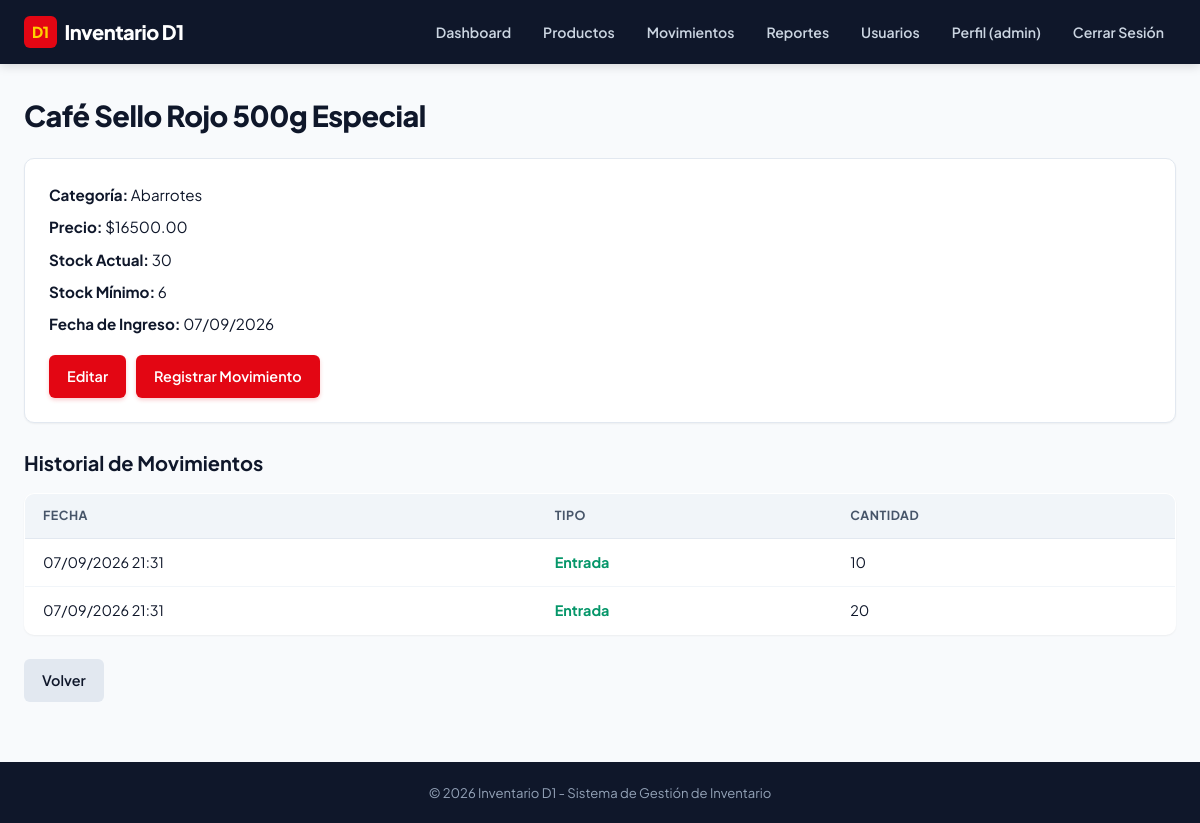
The app's page /productos/15 (signed in) with its own data.
### app/models.py (models this page shows, shortened)
class Producto(db.Model):
    __tablename__ = 'producto'
    id = db.Column(db.Integer, primary_key=True)
    nombre = db.Column(db.String(150), nullable=False)
    categoria = db.Column(db.String(100), nullable=True)
    precio = db.Column(db.Float, nullable=False)
    cantidad_stock = db.Column(db.Integer, default=0, nullable=False)
    stock_minimo = db.Column(db.Integer, default=5, nullable=False)
    fecha_ingreso = db.Column(db.DateTime, default=datetime.utcnow)
    movimientos = db.relationship('Movimiento', backref='producto', lazy=True, cascade='all, delete-orphan')

class Movimiento(db.Model):
    __tablename__ = 'movimiento'
    id = db.Column(db.Integer, primary_key=True)
    producto_id = db.Column(db.Integer, db.ForeignKey('producto.id'), nullable=False)
    tipo = db.Column(db.String(20), nullable=False)  # 'entrada' o 'salida'
    cantidad = db.Column(db.Integer, nullable=False)
    fecha = db.Column(db.DateTime, default=datetime.utcnow)

### app/routes.py (the view)
@main.route('/productos/<int:id>')
@login_required
def detalle_producto(id):
    producto = db.session.get(Producto, id)
    if not producto:
        flash('Producto no encontrado.', 'error')
        return redirect(url_for('main.listar_productos'))
    movimientos = Movimiento.query.filter_by(
        producto_id=id
    ).order_by(Movimiento.fecha.desc()).all()
    return render_template('producto_detalle.html',
                           producto=producto,
                           movimientos=movimientos)

### app/routes.py (called while the page is built)
def login_required(f):
    @wraps(f)
    def decorated_function(*args, **kwargs):
        if 'usuario_id' not in session:
            flash('Debes iniciar sesión para acceder a esta página.', 'warning')
            return redirect(url_for('main.login', next=request.path))
        return f(*args, **kwargs)
    return decorated_function

@main.before_app_request
def cargar_usuario_actual():
    g.usuario = None
    if 'usuario_id' in session:
        g.usuario = db.session.get(Usuario, session['usuario_id'])
        if g.usuario is None:
            session.clear()

@main.app_context_processor
def inject_global_vars():
    return dict(
        usuario_actual=getattr(g, 'usuario', None),
        now=datetime.utcnow()
    )

### app/templates/producto_detalle.html (shortened to what this page needs)
{% extends 'base.html' %}
{% block content %}
<h1>{{ producto.nombre }}</h1>
<div class="producto-detalle">
    <div class="info">
        <p><strong>Categor&iacute;a:</strong> {{ producto.categoria }}</p>
        <p><strong>Precio:</strong> ${{ "%.2f"|format(producto.precio) }}</p>
        <p><strong>Stock Actual:</strong> <span class="{{ 'warning' if producto.cantidad_stock <= producto.stock_minimo }}">{{ producto.cantidad_stock }}</span></p>
        <p><strong>Stock M&iacute;nimo:</strong> {{ producto.stock_minimo }}</p>
        <p><strong>Fecha de Ingreso:</strong> {{ producto.fecha_ingreso.strftime('%d/%m/%Y') }}</p>
    </div>
    <div class="acciones">
        <a href="{{ url_for('main.editar_producto', id=producto.id) }}" class="btn">Editar</a>
        <a href="{{ url_for('main.registrar_movimiento', producto_id=producto.id) }}" class="btn">Registrar Movimiento</a>
    </div>
</div>
<section class="historial">
    <h2>Historial de Movimientos</h2>
    {% if movimientos %}
        <table>
            <thead>
                <tr>
                    <th>Fecha</th>
                    <th>Tipo</th>
                    <th>Cantidad</th>
                </tr>
            </thead>
            <tbody>
                {% for mov in movimientos %}
                <tr>
                    <td>{{ mov.fecha.strftime('%d/%m/%Y %H:%M') }}</td>
                    <td class="{{ 'entrada' if mov.tipo == 'entrada' else 'salida' }}">
                        {{ mov.tipo|capitalize }}
                    </td>
                    <td>{{ mov.cantidad }}</td>
                </tr>
                {% endfor %}
            </tbody>
        </table>
    {% else %}
        <p>No hay movimientos para este producto.</p>
    {% endif %}
</section>
<a href="{{ url_for('main.listar_productos') }}" class="btn btn-secondary">Volver</a>
{% endblock %}

### app/static/css/style.css (style rules this page uses)
:root { --primary: #E30613; --primary-hover: #C20510; --primary-light: #FEE2E2; --accent-yellow: #FFD100; --accent-yellow-dark: #D97706; --bg-page: #F8FAFC; --bg-card: #FFFFFF; --bg-header: #0F172A; --border-color: #E2E8F0; --border-subtle: #F1F5F9; --text-primary: #0F172A; --text-secondary: #475569; --text-muted: #94A3B8; --text-inverse: #FFFFFF; --success: #10B981; --success-bg: #ECFDF5; --warning: #F59E0B; --warning-bg: #FFFBEB; --danger: #EF4444; --danger-bg: #FEF2F2; --info: #3B82F6; --info-bg: #EFF6FF; --radius-sm: 6px; --radius-md: 10px; --radius-lg: 16px; --radius-full: 9999px; --shadow-sm: 0 1px 2px rgba(0, 0, 0, 0.05); --shadow-md: 0 4px 6px -1px rgba(0, 0, 0, 0.08), 0 2px 4px -2px rgba(0, 0, 0, 0.04); --shadow-lg: 0 10px 15px -3px rgba(0, 0, 0, 0.1), 0 4px 6px -4px rgba(0, 0, 0, 0.05); }
*, *::before, *::after { box-sizing: border-box; margin: 0; padding: 0; }
body { font-family: 'Plus Jakarta Sans', system-ui, -apple-system, BlinkMacSystemFont, 'Segoe UI', Roboto, sans-serif; background-color: var(--bg-page); color: var(--text-primary); line-height: 1.6; min-height: 100vh; display: flex; flex-direction: column; }
a { color: var(--primary); text-decoration: none; transition: color 0.15s ease; }
h1 { font-size: 1.8rem; font-weight: 800; color: var(--text-primary); margin-bottom: 20px; letter-spacing: -0.5px; }
h2 { font-size: 1.25rem; font-weight: 700; color: var(--text-primary); margin: 24px 0 14px; }
table { width: 100%; border-collapse: collapse; background: var(--bg-card); border: 1px solid var(--border-color); border-radius: var(--radius-md); overflow: hidden; margin-bottom: 20px; font-size: 0.9rem; box-shadow: var(--shadow-sm); }
th { background: #F1F5F9; color: var(--text-secondary); font-weight: 700; font-size: 0.78rem; text-transform: uppercase; letter-spacing: 0.5px; padding: 12px 18px; text-align: left; border-bottom: 1px solid var(--border-color); }
td { padding: 12px 18px; border-bottom: 1px solid var(--border-subtle); vertical-align: middle; }
tr:last-child td { border-bottom: none; }
td.entrada { color: #059669; font-weight: 700; }
.btn { display: inline-flex; align-items: center; justify-content: center; font-weight: 600; font-size: 0.9rem; padding: 10px 18px; border-radius: var(--radius-sm); border: none; cursor: pointer; background-color: var(--primary); color: #FFFFFF; box-shadow: 0 2px 4px rgba(227, 6, 19, 0.2); transition: all 0.2s ease; }
.btn-secondary { background-color: #E2E8F0; color: var(--text-primary); box-shadow: none; }
.producto-detalle { background: var(--bg-card); border: 1px solid var(--border-color); border-radius: var(--radius-md); padding: 24px; margin-bottom: 24px; box-shadow: var(--shadow-sm); }
.producto-detalle .info p { margin-bottom: 8px; font-size: 0.95rem; }
.producto-detalle .acciones { margin-top: 18px; display: flex; gap: 10px; }
.historial { margin-bottom: 24px; }

### records on screen
Producto: nombre "Café Sello Rojo 500g Especial", categoria "Abarrotes", precio "16500.00", cantidad_stock "30", stock_minimo "6", fecha_ingreso "07/09/2026"
Movimiento: fecha "07/09/2026 21:31", tipo "Entrada", cantidad "10"
Movimiento: fecha "07/09/2026 21:31", tipo "Entrada", cantidad "20"

### other values on screen
{{ session.get('usuario_username') }} "admin"
